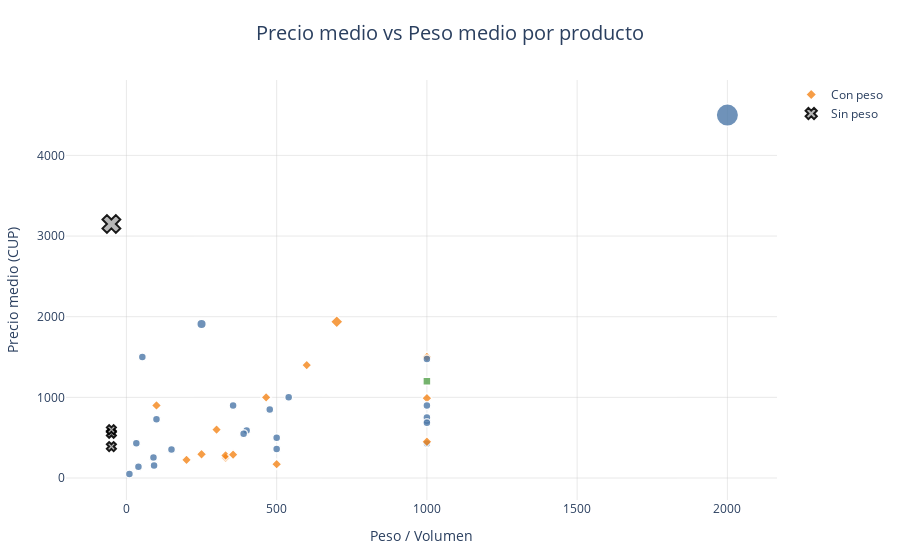

The notebook cell saved with this chart:
### Markdown cell above
## Precio vs Peso 

Al analizar un producto alimenticio o de aseo entran en juego dos características fundamentales , el precio y el peso , estas dos permiten no solo aproximarnos al valor monetario del producto , 

sino a la cantidad que adquirimos al momento de la compra . De nada sirve que se plasme que el precio medio del arroz blanco es de 710 CUP sin decir cuanto estamos adquiriendo , y dado que los 

productos no se comercializan en cantidades ni unidades de medida homogenias , se hace necesario tener en cuenta este apartado para ver realmente el precio relativo de cualquiera de ellos , ya 

que existen diferencias significativas de peso que pueden distorsionar que tan barato o caro es .

### Code cell
mf.grafPrecio_Peso()

### Figure 1 — Plotly figure (JSON) as saved in the notebook; plotly's stock layout.template omitted (floating-point values rounded to 4 significant figures)
{"data": [{"hoverinfo": "text", "marker": {"color": ["#F58518", "#F58518", "#F58518", "#F58518", "#F58518", "#4C78A8", "#F58518", "#F58518", "#F58518", "#4C78A8", "#4C78A8", "#4C78A8", "#4C78A8", "#4C78A8", "#4C78A8", "#F58518", "#4C78A8", "#F58518", "#4C78A8", "#4C78A8", "#54A24B", "#4C78A8", "#4C78A8", "#4C78A8", "#4C78A8", "#4C78A8", "#F58518", "#4C78A8", "#F58518", "#4C78A8", "#4C78A8", "#4C78A8", "#F58518", "#4C78A8", "#F58518", "#4C78A8", "#4C78A8", "#4C78A8"], "line": {"color": "white", "width": 1.5}, "opacity": 0.8, "size": [8, 9.685, 8, 8, 8, 8, 8, 8, 8, 8, 8, 8, 8, 8, 22.5, 8, 8, 8, 8, 8, 8, 9.55, 8, 8, 8, 8, 8, 8, 8, 8, 8, 8, 8, 8, 8, 8, 8, 8], "symbol": ["diamond", "diamond", "diamond", "diamond", "diamond", "circle", "diamond", "diamond", "diamond", "circle", "circle", "circle", "circle", "circle", "circle", "diamond", "circle", "diamond", "circle", "circle", "square", "circle", "circle", "circle", "circle", "circle", "diamond", "circle", "diamond", "circle", "circle", "circle", "diamond", "circle", "diamond", "circle", "circle", "circle"]}, "mode": "markers", "name": "Con peso", "text": ["<b>Producto:</b> Cerveza<br><b>Precio:</b> 250 CUP<br><b>Peso:</b> 330<br><b>Unidad:</b> ml", "<b>Producto:</b> Ron<br><b>Precio:</b> 1937 CUP<br><b>Peso:</b> 700<br><b>Unidad:</b> ml", "<b>Producto:</b> Whisky<br><b>Precio:</b> 1500 CUP<br><b>Peso:</b> 1000<br><b>Unidad:</b> ml", "<b>Producto:</b> Refresco de gas<br><b>Precio:</b> 280 CUP<br><b>Peso:</b> 330<br><b>Unidad:</b> ml", "<b>Producto:</b> Bebida energética<br><b>Precio:</b> 295 CUP<br><b>Peso:</b> 250<br><b>Unidad:</b> ml", "<b>Producto:</b> Refresco en polvo<br><b>Precio:</b> 50 CUP<br><b>Peso:</b> 10<br><b>Unidad:</b> gr", "<b>Producto:</b> Tequilla<br><b>Precio:</b> 600 CUP<br><b>Peso:</b> 300<br><b>Unidad:</b> ml", "<b>Producto:</b> Jugo natural<br><b>Precio:</b> 225 CUP<br><b>Peso:</b> 200<br><b>Unidad:</b> ml", "<b>Producto:</b> Malta<br><b>Precio:</b> 290 CUP<br><b>Peso:</b> 355<br><b>Unidad:</b> ml", "<b>Producto:</b> Galletas<br><b>Precio:</b> 355 CUP<br><b>Peso:</b> 150<br><b>Unidad:</b> gr", "<b>Producto:</b> Dulce<br><b>Precio:</b> 140 CUP<br><b>Peso:</b> 40<br><b>Unidad:</b> gr", "<b>Producto:</b> Arroz blanco<br><b>Precio:</b> 710 CUP<br><b>Peso:</b> 1000<br><b>Unidad:</b> gr", "<b>Producto:</b> Aperitivo salado<br><b>Precio:</b> 728 CUP<br><b>Peso:</b> 100<br><b>Unidad:</b> gr", "<b>Producto:</b> Pasta<br><b>Precio:</b> 360 CUP<br><b>Peso:</b> 500<br><b>Unidad:</b> gr", "<b>Producto:</b> Pollo<br><b>Precio:</b> 4500 CUP<br><b>Peso:</b> 2000<br><b>Unidad:</b> gr", "<b>Producto:</b> Aceite<br><b>Precio:</b> 990 CUP<br><b>Peso:</b> 1000<br><b>Unidad:</b> ml", "<b>Producto:</b> Pasta/salsa de tomate<br><b>Precio:</b> 590 CUP<br><b>Peso:</b> 400<br><b>Unidad:</b> gr", "<b>Producto:</b> Mayonesa<br><b>Precio:</b> 1000 CUP<br><b>Peso:</b> 465<br><b>Unidad:</b> ml", "<b>Producto:</b> Sal<br><b>Precio:</b> 427 CUP<br><b>Peso:</b> 1000<br><b>Unidad:</b> gr", "<b>Producto:</b> Azúcar<br><b>Precio:</b> 750 CUP<br><b>Peso:</b> 1000<br><b>Unidad:</b> gr", "<b>Producto:</b> Leche<br><b>Precio:</b> 1200 CUP<br><b>Peso:</b> 1000<br><b>Unidad:</b> variable", "<b>Producto:</b> Café<br><b>Precio:</b> 1910 CUP<br><b>Peso:</b> 250<br><b>Unidad:</b> gr", "<b>Producto:</b> Frijól<br><b>Precio:</b> 850 CUP<br><b>Peso:</b> 477<br><b>Unidad:</b> gr", "<b>Producto:</b> Harina<br><b>Precio:</b> 685 CUP<br><b>Peso:</b> 1000<br><b>Unidad:</b> gr", "<b>Producto:</b> Picadillo<br><b>Precio:</b> 500 CUP<br><b>Peso:</b> 500<br><b>Unidad:</b> gr", "<b>Producto:</b> Sorbeto<br><b>Precio:</b> 255 CUP<br><b>Peso:</b> 90<br><b>Unidad:</b> gr", "<b>Producto:</b> Agua<br><b>Precio:</b> 172 CUP<br><b>Peso:</b> 500<br><b>Unidad:</b> ml", "<b>Producto:</b> Jabón<br><b>Precio:</b> 155 CUP<br><b>Peso:</b> 92<br><b>Unidad:</b> gr", "<b>Producto:</b> Shampoo<br><b>Precio:</b> 1400 CUP<br><b>Peso:</b> 600<br><b>Unidad:</b> ml", "<b>Producto:</b> Deshodorante<br><b>Precio:</b> 1500 CUP<br><b>Peso:</b> 53<br><b>Unidad:</b> gr", "<b>Producto:</b> Vodka<br><b>Precio:</b> 1475 CUP<br><b>Peso:</b> 1000<br><b>Unidad:</b> gr", "<b>Producto:</b> Condimento<br><b>Precio:</b> 430 CUP<br><b>Peso:</b> 33<br><b>Unidad:</b> gr", "<b>Producto:</b> Pasta dental<br><b>Precio:</b> 900 CUP<br><b>Peso:</b> 100<br><b>Unidad:</b> ml", "<b>Producto:</b> Hígado<br><b>Precio:</b> 900 CUP<br><b>Peso:</b> 1000<br><b>Unidad:</b> gr", "<b>Producto:</b> Vinagre<br><b>Precio:</b> 450 CUP<br><b>Peso:</b> 1000<br><b>Unidad:</b> ml", "<b>Producto:</b> Kétchup<br><b>Precio:</b> 1000 CUP<br><b>Peso:</b> 540<br><b>Unidad:</b> gr", "<b>Producto:</b> Mostaza<br><b>Precio:</b> 900 CUP<br><b>Peso:</b> 355<br><b>Unidad:</b> gr", "<b>Producto:</b> Leche condensada<br><b>Precio:</b> 550 CUP<br><b>Peso:</b> 390<br><b>Unidad:</b> gr"], "type": "scatter", "x": [330, 700, 1000, 330, 250, 10, 300, 200, 355, 150, 40, 1000, 100, 500, 2000, 1000, 400, 465, 1000, 1000, 1000, 250, 477, 1000, 500, 90, 500, 92, 600, 53, 1000, 33, 100, 1000, 1000, 540, 355, 390], "y": [250, 1937, 1500, 280, 295, 50, 600, 225, 290, 355, 140, 710, 728, 360, 4500, 990, 590, 1000, 427, 750, 1200, 1910, 850, 685, 500, 255, 172, 155, 1400, 1500, 1475, 430, 900, 900, 450, 1000, 900, 550]}, {"hoverinfo": "text", "marker": {"color": "#B0B0B0", "line": {"color": "black", "width": 2}, "opacity": 0.9, "size": [8, 15.75, 8, 8], "symbol": "x"}, "mode": "markers", "name": "Sin peso", "text": ["<b>Producto:</b> Caja de cigarros<br><b>Precio:</b> 555 CUP<br><b>Peso:</b> None<br><b>Unidad:</b> None", "<b>Producto:</b> Cartón de huevos<br><b>Precio:</b> 3150 CUP<br><b>Peso:</b> None<br><b>Unidad:</b> None", "<b>Producto:</b> Papel sanitario<br><b>Precio:</b> 600 CUP<br><b>Peso:</b> None<br><b>Unidad:</b> None", "<b>Producto:</b> Pan<br><b>Precio:</b> 390 CUP<br><b>Peso:</b> None<br><b>Unidad:</b> None"], "type": "scatter", "x": [-50, -50, -50, -50], "y": [555, 3150, 600, 390]}], "layout": {"hovermode": "closest", "margin": {"b": 60, "l": 60, "r": 40, "t": 80}, "paper_bgcolor": "white", "plot_bgcolor": "white", "title": {"font": {"size": 20}, "text": "Precio medio vs Peso medio por producto", "x": 0.5}, "xaxis": {"gridcolor": "rgba(200,200,200,0.4)", "showgrid": true, "title": {"text": "Peso / Volumen"}, "zeroline": false}, "yaxis": {"gridcolor": "rgba(200,200,200,0.4)", "showgrid": true, "title": {"text": "Precio medio (CUP)"}, "zeroline": false}}}
